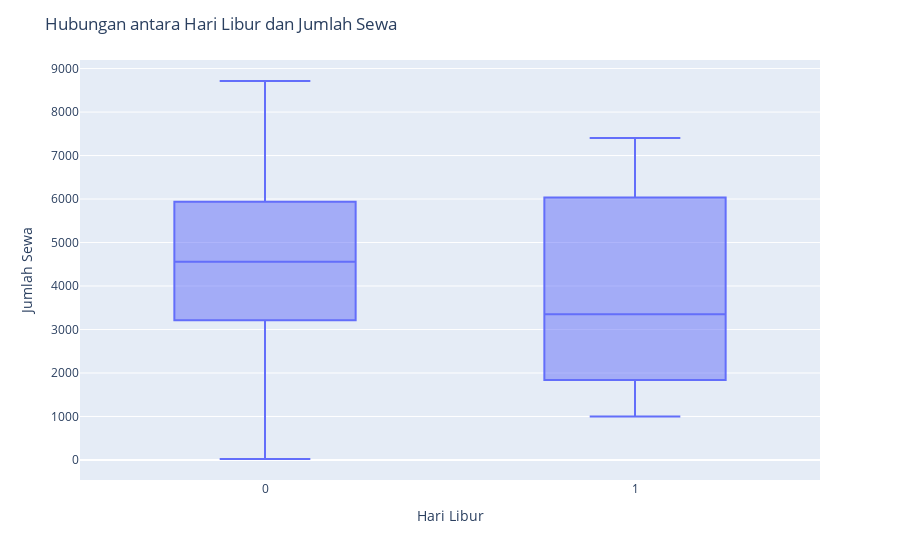

Notebook source saved alongside this figure:
### Markdown cell above
Hubungan antara hari libur dan jumlah sewa

### Code cell
# Create box plot
fig = px.box(df_day, x='holiday', y='cnt')

# Update layout
fig.update_layout(title='Hubungan antara Hari Libur dan Jumlah Sewa', xaxis_title='Hari Libur', yaxis_title='Jumlah Sewa')

# Show the plot
fig.show()

### Figure 1 — Plotly figure (JSON) as saved in the notebook; plotly's stock layout.template omitted (floating-point values rounded to 4 significant figures; data arrays with more than 128 entries replaced by an {"elided": "..."} marker saying what was removed)
{"data": [{"alignmentgroup": "True", "hovertemplate": "holiday=%{x}<br>cnt=%{y}<extra></extra>", "legendgroup": "", "marker": {"color": "#636efa"}, "name": "", "notched": false, "offsetgroup": "", "orientation": "v", "showlegend": false, "type": "box", "x": {"elided": "731 int values"}, "x0": " ", "xaxis": "x", "y": {"elided": "731 int values"}, "y0": " ", "yaxis": "y"}], "layout": {"boxmode": "group", "legend": {"tracegroupgap": 0}, "margin": {"t": 60}, "title": {"text": "Hubungan antara Hari Libur dan Jumlah Sewa"}, "xaxis": {"anchor": "y", "domain": [0, 1], "title": {"text": "Hari Libur"}}, "yaxis": {"anchor": "x", "domain": [0, 1], "title": {"text": "Jumlah Sewa"}}}}
